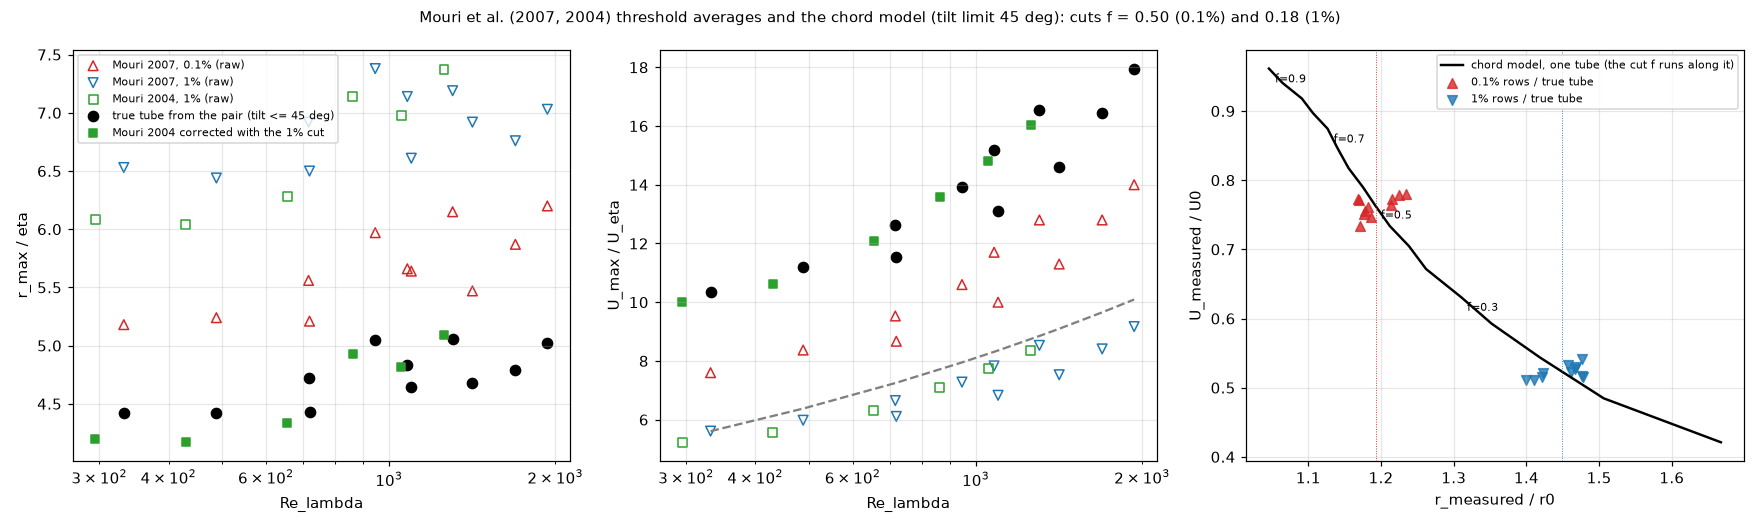

Python code for this plot:
"""fit_threshold.py  v01  What the threshold averages of Mouri et al. (2004, 2007) say about the true tube, from the chord model.

Question.  Mouri's R and V are the fit of a Burgers profile to the mean of all events above an amplitude cut (the highest 0.1% or 1% of the
increments).  A straight probe cuts a tube at random offset and tilt (chord_model.py), so a stricter cut keeps nearer-central cuts: smaller
radius, larger swirl.  Is the 0.1% / 1% pair of one run two cuts of the same tube, and what tube does it give?

Forward model (units: Gaussian width R = 1 of the true tube, peak swirl A0 = U0 of a central, normal crossing, r0 = 1.585 R)
    1  Draw crossings: impact parameter uniform, tilt (density cos alpha, |alpha| <= TILT), rotation phi uniform, thinned by the encounter rate
       (as chord_model.events).  The signal S(s) is the probed velocity component along the path.
    2  Keep the events with max|S| >= f A0 (the cut f).  Align every kept event on the zero crossing between its two extrema, sign and
       direction chosen so that its larger extremum is positive and lies at s > 0, and average the profiles.
    3  Fit the Burgers profile V (1 - exp(-s^2 / 2 Rf^2)) / (s / Rf) / 0.4512 to the mean (least squares).  The master curves are
       rho_r(f) = r_fit / r0 = Rf and rho_U(f) = V_fit / A0.
Inverse problem.  The data of a run are (r_a, U_a) at the 0.1% cut and (r_b, U_b) at the 1% cut.  With one tube (r0, U0) per run and the
two cuts fA > fB the same for every run (the cut as a fraction of the central swirl: U0 is about 0.6-0.8 of the r.m.s. velocity at all Re,
so this is a modest assumption), the log of each datum is  log r0 + log rho_r(f).  The per-run (r0, U0) drop out of the ratios
r_b/r_a and U_b/U_a, which depend only on (fA, fB): the two shared numbers are fitted to the 11 ratios of each quantity, and r0, U0 follow
for every run.  Mouri et al. (2004) (1% only) is corrected with fB.

Output  the master table, the fitted cuts with the residuals of the ratios (the test of the model), and the corrected tubes: r0, U0,
Re_c = r0 U0 against the raw values, and the factors (r divisor, swirl factor) that the 0.1% rows would need.  Writes fit_threshold.csv.
Nothing here changes corrections.json: the results wait to be agreed.
Usage: python fit_threshold.py [--tilt 45] [--events 3000]

Versions  M01 m01.v01 (2026-11-11): first version.
"""
import argparse
import csv
import math
import os
import sys

import numpy as np
from scipy.optimize import least_squares

HERE = os.path.dirname(os.path.abspath(__file__))
sys.path.insert(0, HERE)
import chord_model as cm   # noqa: E402

TUBES = os.path.join(HERE, "..", "fittingtool", "data", "tubes.csv")
GMAX = (1 - math.exp(-cm.X0)) / cm.RMAX            # peak of (1 - exp(-x^2/2)) / x, 0.4512
GRID = np.linspace(-14, 14, 561)
CUTS = np.round(np.arange(0.10, 0.91, 0.05), 2)
RNG = cm.RNG


def aligned_profile(S):
    """The profile of one event on the grid GRID: centred on the zero crossing between its two extrema, the larger extremum positive at s > 0."""
    i1 = int(np.argmax(np.abs(S)))
    sign = 1.0 if S[i1] > 0 else -1.0
    S = S * sign
    i2 = int(np.argmin(S)) if i1 == int(np.argmax(S)) else int(np.argmax(S))
    lo, hi = sorted((i1, i2))
    seg = S[lo:hi + 1]
    crossing = np.nonzero(np.diff(np.sign(seg)))[0]
    if len(crossing) == 0:
        return None
    k = lo + crossing[0]
    centre = cm.S_GRID[k] - S[k] * (cm.S_GRID[k + 1] - cm.S_GRID[k]) / (S[k + 1] - S[k])
    x = cm.S_GRID - centre
    if cm.S_GRID[i1] < centre:                       # larger extremum on the negative side: mirror
        x, S = -x[::-1], S[::-1]                     # mirror s -> -s: the peak (positive) moves to s > 0
    return np.interp(GRID, x, S, left=0.0, right=0.0)


def burgers(s, radius, peak):
    x = np.where(np.abs(s) < 1e-9, 1e-9, s) / radius
    return peak * (1 - np.exp(-x * x / 2)) / x / GMAX


SEPARATION = None        # None: an event is selected by its peak signal; a number (in units of R): by the largest velocity increment over that separation


def selection_amplitude(S):
    """The quantity the threshold acts on, per event: the peak |S| (SEPARATION None), or the largest |S(s + d) - S(s)| (d = SEPARATION R), which is what an
    increment-based detection (Mouri et al.: the highest 0.1% and 1% of the absolute velocity increments) sees; for a small d it is d times the largest slope."""
    if SEPARATION is None:
        return np.max(np.abs(S), axis=1)
    k = max(1, int(round(SEPARATION / (cm.S_GRID[1] - cm.S_GRID[0]))))
    return np.max(np.abs(S[:, k:] - S[:, :-k]), axis=1)


def master(cut, n, tilt):
    """rho_r, rho_U of the mean profile of n events kept at the cut (a fraction of the central crossing's selection amplitude); rho_U is relative to the central swirl A0."""
    A0 = cm.reference_amplitude()
    Asel = float(selection_amplitude(cm.signal(np.array([0.0]), np.array([math.pi / 2]), np.array([0.0])))[0])
    total, count, tried = np.zeros_like(GRID), 0, 0
    sin_t = math.sin(tilt)
    while count < n and tried < 400:
        tried += 1
        m = 6000
        alpha = np.arcsin(RNG.uniform(-sin_t, sin_t, m))
        phi = RNG.uniform(0, 2 * math.pi, m)
        b = RNG.uniform(-12.0, 12.0, m)
        thin = RNG.uniform(0, 1, m) < np.cos(alpha)
        alpha, phi, b = alpha[thin], phi[thin], b[thin]
        S = cm.signal(alpha, phi, b)
        ok = selection_amplitude(S) >= cut * Asel
        for row in S[ok]:
            p = aligned_profile(row)
            if p is not None:
                total += p
                count += 1
    if count < 50:
        return None
    mean = total / count
    res = least_squares(lambda q: burgers(GRID, q[0], q[1]) - mean, [1.0, A0], bounds=([0.2, 0.01], [6.0, 5 * A0]))
    return res.x[0], res.x[1] / A0, count


def load_pairs():
    pairs, single = {}, []
    with open(TUBES, newline="", encoding="utf-8") as f:
        for rec in csv.DictReader(f):
            if rec["src"] == "Mouri07" and rec["u_raw"]:
                pairs.setdefault(float(rec["re_lo"]), []).append((float(rec["r_raw"]), float(rec["u_raw"])))
            elif rec["src"] == "Mouri04" and rec["u_raw"]:
                single.append((float(rec["re_lo"]), float(rec["r_raw"]), float(rec["u_raw"])))
    out = []
    for re, v in sorted(pairs.items()):
        v.sort()                                       # the smaller radius is the stricter (0.1%) cut
        out.append((re, v[0], v[1]))
    return out, single


def draw(table, pairs, single, rows, fa, fb, lr, lu, tilt_deg):
    """fit_threshold.png: raw and corrected r and U against Re_lambda, and the pairs on the master curve of the chord model."""
    import matplotlib
    matplotlib.use("Agg")
    import matplotlib.pyplot as plt
    fig, ax = plt.subplots(1, 3, figsize=(16, 4.8))
    re = np.array([p[0] for p in pairs])
    ra, ua = np.array([p[1][0] for p in pairs]), np.array([p[1][1] for p in pairs])
    rb, ub = np.array([p[2][0] for p in pairs]), np.array([p[2][1] for p in pairs])
    r0, u0 = np.array([x[5] for x in rows]), np.array([x[6] for x in rows])
    re4 = np.array([x[0] for x in single])
    r4, u4 = np.array([x[1] for x in single]), np.array([x[2] for x in single])
    rf, uf = math.exp(lr(fb)), math.exp(lu(fb))
    for k, (name, a_, b_, t_, v4, t4, d6) in enumerate((("r_max / eta", ra, rb, r0, r4, r4 / rf, None),
                                                      ("U_max / U_eta", ua, ub, u0, u4, u4 / uf, 0.81 * re ** (1 / 3)))):
        x = ax[k]
        x.scatter(re, a_, marker="^", s=40, facecolors="none", edgecolors="tab:red", label="Mouri 2007, 0.1% (raw)")
        x.scatter(re, b_, marker="v", s=40, facecolors="none", edgecolors="tab:blue", label="Mouri 2007, 1% (raw)")
        x.scatter(re4, v4, marker="s", s=34, facecolors="none", edgecolors="tab:green", label="Mouri 2004, 1% (raw)")
        x.scatter(re, t_, marker="o", s=44, c="k", label="true tube from the pair (tilt <= %g deg)" % tilt_deg)
        x.scatter(re4, t4, marker="s", s=34, c="tab:green", label="Mouri 2004 corrected with the 1% cut")
        if d6 is not None:
            x.plot(np.sort(re), 0.81 * np.sort(re) ** (1 / 3), c="0.5", ls="--", label="fit D6: 0.81 Re^(1/3)")
        x.set_xscale("log"); x.set_xlabel("Re_lambda"); x.set_ylabel(name); x.grid(alpha=0.3, which="both")
    ax[0].legend(fontsize=7, loc="upper left")
    # the pairs on the master curve of the chord model
    fgrid = table[:, 0]
    ax[2].plot(np.exp([lr(f) for f in fgrid]), np.exp([lu(f) for f in fgrid]), c="k", lw=1.6, label="chord model, one tube (the cut f runs along it)")
    for f in (0.3, 0.5, 0.7, 0.9):
        ax[2].annotate("f=%.1f" % f, (math.exp(lr(f)), math.exp(lu(f))), fontsize=7, xytext=(4, -9), textcoords="offset points")
    ax[2].scatter(ra / r0, ua / u0, marker="^", s=40, c="tab:red", alpha=0.8, label="0.1% rows / true tube")
    ax[2].scatter(rb / r0, ub / u0, marker="v", s=40, c="tab:blue", alpha=0.8, label="1% rows / true tube")
    ax[2].axvline(math.exp(lr(fa)), c="tab:red", lw=0.6, ls=":"); ax[2].axvline(math.exp(lr(fb)), c="tab:blue", lw=0.6, ls=":")
    ax[2].set_xlabel("r_measured / r0"); ax[2].set_ylabel("U_measured / U0"); ax[2].grid(alpha=0.3); ax[2].legend(fontsize=7)
    fig.suptitle("Mouri et al. (2007, 2004) threshold averages and the chord model (tilt limit %g deg): cuts f = %.2f (0.1%%) and %.2f (1%%)" % (tilt_deg, fa, fb), fontsize=10)
    fig.tight_layout()
    fig.savefig(os.path.join(HERE, "fit_threshold.png"), dpi=110)


def main(argv=None):
    ap = argparse.ArgumentParser()
    ap.add_argument("--tilt", type=float, default=45.0, help="tilt limit of the axis out of the plane normal to the path, degrees")
    ap.add_argument("--events", type=int, default=3000)
    ap.add_argument("--sep", type=float, default=None, help="select by the velocity increment over this separation (units of R) instead of the peak signal")
    a = ap.parse_args(argv)
    tilt = math.radians(a.tilt)
    global SEPARATION
    SEPARATION = a.sep
    table = []
    print("master curves (tilt limit %g deg, %d events per cut)" % (a.tilt, a.events))
    print("  cut f    r_fit/r0   U_fit/U0   r*U product")
    for cut in CUTS:
        got = master(cut, a.events, tilt)
        if got is None:
            print("  %.2f     (too few events)" % cut)
            continue
        table.append((cut, got[0], got[1]))
        print("  %.2f     %.3f      %.3f      %.3f" % (cut, got[0], got[1], got[0] * got[1]))
    table = np.array(table)
    lr = lambda f: np.interp(f, table[:, 0], np.log(table[:, 1]))
    lu = lambda f: np.interp(f, table[:, 0], np.log(table[:, 2]))
    pairs, single = load_pairs()
    ratio_r = np.array([math.log(b[0] / a_[0]) for _, a_, b in pairs])
    ratio_u = np.array([math.log(b[1] / a_[1]) for _, a_, b in pairs])

    def resid(q):
        fa, fb = q
        return np.concatenate([ratio_r - (lr(fb) - lr(fa)), ratio_u - (lu(fb) - lu(fa))])
    best = None
    for fa0 in np.linspace(0.3, 0.9, 7):
        for fb0 in np.linspace(0.1, 0.8, 8):
            if fb0 >= fa0:
                continue
            r = least_squares(resid, [fa0, fb0], bounds=([table[0, 0], table[0, 0]], [table[-1, 0], table[-1, 0]]))
            if best is None or r.cost < best.cost:
                best = r
    fa, fb = best.x
    rms = math.sqrt(2 * best.cost / len(ratio_r) / 2)
    print("\nfitted cuts: 0.1%% -> f = %.2f, 1%% -> f = %.2f of the central swirl; rms residual of the log ratios %.3f (the ratios themselves: r %.3f..%.3f, U %.3f..%.3f in log)"
          % (fa, fb, rms, ratio_r.min(), ratio_r.max(), ratio_u.min(), ratio_u.max()))
    print("model ratios r_b/r_a = %.3f, U_b/U_a = %.3f; data mean %.3f, %.3f" % (math.exp(lr(fb) - lr(fa)), math.exp(lu(fb) - lu(fa)),
                                                                              math.exp(ratio_r.mean()), math.exp(ratio_u.mean())))
    print("\nrun Re_l    raw 0.1%%: r, U, rU      true tube: r0, U0, r0U0      r divisor, swirl factor (0.1%%)    from the 1%% row: r0, U0")
    rows = []
    for (re, ra, rb) in pairs:
        r0 = math.exp(0.5 * (math.log(ra[0]) - lr(fa) + math.log(rb[0]) - lr(fb)))
        u0 = math.exp(0.5 * (math.log(ra[1]) - lu(fa) + math.log(rb[1]) - lu(fb)))
        r0a, u0a = ra[0] / math.exp(lr(fa)), ra[1] / math.exp(lu(fa))
        r0b, u0b = rb[0] / math.exp(lr(fb)), rb[1] / math.exp(lu(fb))
        print("%6.0f   %5.2f %5.2f %6.1f      %5.2f %5.2f %6.1f      %5.2f %5.2f      %5.2f %5.2f / %5.2f %5.2f"
              % (re, ra[0], ra[1], ra[0] * ra[1], r0, u0, r0 * u0, ra[0] / r0, u0 / ra[1], r0a, u0a, r0b, u0b))
        rows.append([re, ra[0], ra[1], rb[0], rb[1], r0, u0, r0 * u0, ra[0] / r0, u0 / ra[1]])
    print("\nMouri et al. (2004), 1%% only, corrected with the 1%% cut (f = %.2f):" % fb)
    for re, r, u in single:
        print("%6.0f   raw r %.2f U %.2f   true r0 %.2f U0 %.2f   (r divisor %.2f, swirl factor %.2f)"
              % (re, r, u, r / math.exp(lr(fb)), u / math.exp(lu(fb)), math.exp(lr(fb)), 1 / math.exp(lu(fb))))
    draw(table, pairs, single, rows, fa, fb, lr, lu, a.tilt)
    with open(os.path.join(HERE, "fit_threshold.csv"), "w", newline="", encoding="utf-8") as f:
        w = csv.writer(f)
        w.writerow(["re_lambda", "r_a", "U_a", "r_b", "U_b", "r0", "U0", "Re_c0", "r_divisor_a", "u_factor_a"])
        w.writerows(rows)
    return 0


if __name__ == "__main__":
    raise SystemExit(main())
